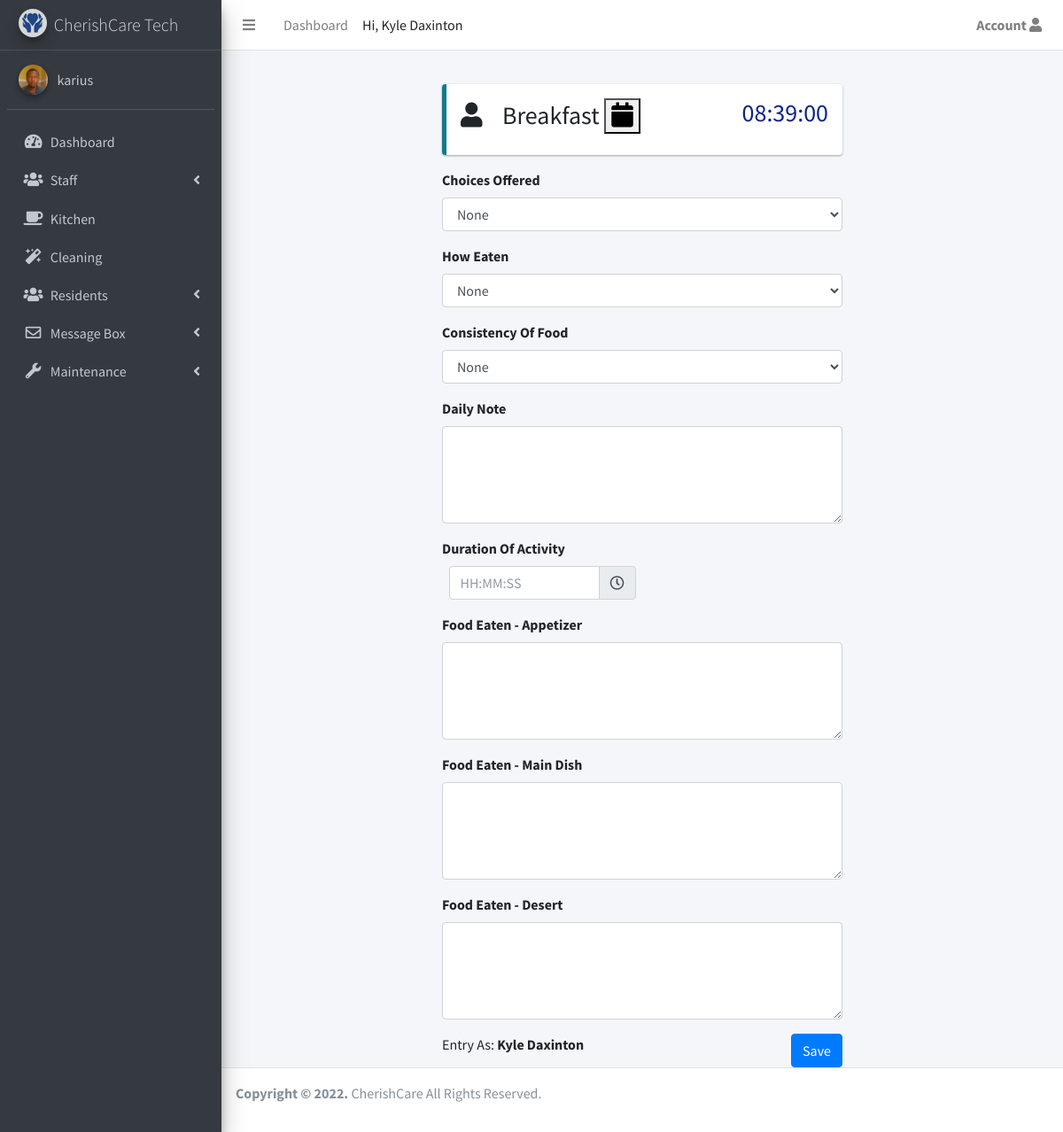
Page /admin/timeline/11/1 (signed in) on the committed database.
### app/models.py (models this page shows, shortened)
class User(UserMixin, db.Model):
    __tablename__ = 'User'
    __table_args__ = {
        'extend_existing': True
    }
    id = db.Column(db.Integer, primary_key=True)
    name = db.Column(db.String(64))
    username = db.Column(db.String(64), unique=True, index=True)
    role_id = db.Column(db.Integer, db.ForeignKey('roles.id'))
    email = db.Column(db.String(64), unique=True, index=True)
    password_hash = db.Column(db.String(128))
    cleaner = db.relationship('Cleaning', backref='cleaner', foreign_keys='Cleaning.cleaned_by')
    repairs_reported = db.relationship('Maintenance', backref='reporter', foreign_keys='Maintenance.reported_by')
    timeline_entry = db.relationship('Timeline', backref='user_entry', foreign_keys='Timeline.user_entry_id')
    med_issue = db.relationship('Medication', backref='med_issuer_staff', foreign_keys='Medication.med_issuer')
    confirmed = db.Column(db.Boolean, default=True)
    active = db.Column(db.Boolean, default=True)
    created_at = db.Column(db.DateTime, server_default=db.func.now())
    last_seen = db.Column(db.DateTime, server_default=db.func.now())
    profile_photo = db.Column(db.String(64), default='avatar.png')
    @property
    def password(self):
        raise AttributeError('Password is not readable')
    def can(self, perm):
        return self.role is not None and self.role.has_permission(perm)
    def is_administrator(self):
        return self.can(Permission.ADMIN)

class ActivityGroup(db.Model):
    __tablename__ = 'act_group'
    __table_args__ = {
        'extend_existing': True
    }
    id = db.Column(db.Integer, primary_key=True)
    group_name = db.Column(db.String(64))
    time = db.Column(db.String(64))

class Activity(db.Model):
    __tablename__ = 'activity'
    __table_args__ = {
        'extend_existing': True
    }
    id = db.Column(db.Integer, primary_key=True)
    act_name = db.Column(db.String(64))
    selection_type = db.Column(db.String(64))
    options = db.Column(db.String(1024), default="")
    act_group = db.relationship('ActivityGroup',
    secondary=hasAct,
    backref=db.backref('activity', lazy='dynamic'),
    lazy='dynamic')

### app/admin/routes.py (the view, shortened to what this page needs)
@admin.route('/timeline/<group_id>/<resident_id>', methods=['GET', 'POST'])
@login_required
def timeline(group_id, resident_id):
    group =  ActivityGroup.query.get(group_id)
    resident = Resident.query.get(resident_id)
    timeline_today = Timeline.query.filter(Timeline.date==datetime.date(datetime.now()),
                    Timeline.activity_group_id==group_id, Timeline.resident_id==resident_id).first()
    return render_template('admin/pages/residents/timeline.html', user=current_user, resident=resident, group=group, entry_timeline=timeline_today)

### app/auth/routes.py (called while the page is built)
@auth.before_app_request
def before_request():
    if current_user.is_authenticated \
            and not current_user.confirmed \
            and request.endpoint \
            and request.blueprint != 'auth' \
            and request.blueprint != 'main' \
            and request.endpoint != 'static':
        return redirect(url_for('auth.unconfirmed'))

### app/models.py (called while the page is built)
@login_manager.user_loader
def load_user(user_id):
    return User.query.get(int(user_id))

    def has_permission(self, perm):
        return self.permissions & perm == perm

### app/templates/admin/pages/residents/timeline.html (shortened to what this page needs)
{% extends 'admin_base.html'%}
{% import "macros.html" as macros %}
{%block css %}
<link rel="stylesheet" href="https://code.ionicframework.com/ionicons/2.0.1/css/ionicons.min.css')}}">
<link rel="stylesheet" href="{{url_for('static', filename='plugins/fontawesome-free/css/all.min.css')}}">
<link rel="stylesheet" href="{{url_for('static' , filename='dist/css/adminlte.min.css')}}">
{%endblock%}
{%block main_content %}
<section class="content">
    <div class="row">
        <div class="col-sm-3"></div>
        <div class="col-sm-6">
            <div class="callout callout-info">
                <h3><i class="fas fa-user"></i> &nbsp;&nbsp;&nbsp;{{group.group_name}}
                    <button id="datepick"><i class="fa fa-calendar"></i></button>
                    <span id="clock" class="float-right" style="color: rgb(13, 35, 138);"></span>
                </h3>
            </div>
            {%if group.activity.all()|count==0%}
            <h5>No Activity Yet in {{group.group_name}}</h5>
            {%else%}
            {%if entry_timeline%}
            {% set actions=entry_timeline.action.split('|')%}
            <form action="{{url_for('.timeline', group_id=group.id, resident_id=resident.id)}}" method="post">
                <input type="text" name="dob" id="dob" value="{%if entry_date%}{{entry_date}}{%endif%}" hidden>
                <input type="text" name="decoy_dob" value="yes" hidden>
                {%for activity in group.activity.all()%}
                <label for="">{{activity.act_name}}</label>
                {% set action=actions[loop.index0]%}
                {%if activity.selection_type=="select"%}
                <div class="form-group ">
                    <select class="form-control" name="act_name" id="act_name">
                        {%for option in activity.options.split("|")%}
                        <option value="{{option}}" {%if option==action %}selected="selected" {%endif%}>{{option}}
                        </option>
                        {%endfor%}
                    </select>
                </div>
                {%elif activity.selection_type=="checkbox"%}
                <div class="form-group">
                    <div class="form-check">
                        <input class="form-check-input" type="checkbox" name="act_name" id="act_name">
                        <label class="form-check-label">{{activity.act_name}}</label>
                    </div>
                </div>
                {%elif activity.selection_type=="duration"%}
                <div class="form-group col-md-6">
                    <div class="input-group date" id="duration_timepicker" data-target-input="nearest">
                        <input type="text" class="form-control datetimepicker-input" placeholder="HH:MM:SS"
                            name="act_name" data-target="#duration_timepicker" value="{{action}}" required />
                        <div class="input-group-append" data-target="#duration_timepicker" data-toggle="datetimepicker">
                            <div class="input-group-text"><i class="far fa-clock"></i></div>
                        </div>
                    </div>
                </div>
                {%else%}
                <div class="form-group">
                    <textarea class="form-control" name="act_name" id="act_name" rows="4" required>{{action}}</textarea>
                </div>
                {%endif%}
                {%endfor%}
                <div class="form-group">
                    <input type="submit" class="btn btn-primary float-right" value="Save">
                </div>
                <div class="info">Last Entry by: <b>{{entry_timeline.user_entry.name}}</b></div>
                <div class="info">Update As: <b>{{user.name}}</b></div>
            </form>
            {%else%}
            <form action="{{url_for('.timeline', group_id=group.id, resident_id=resident.id)}}" method="post">
                {%for activity in group.activity.all()%}
                <label for="">{{activity.act_name}}</label>
                {%if activity.selection_type=="select"%}
                <div class="form-group ">
                    <select class="form-control" name="act_name" id="act_name">
                        {%for option in activity.options.split("|")%}
                        <option value="{{option}}" >{{option}}
                        </option>
                        {%endfor%}
                    </select>
                </div>
                {%elif activity.selection_type=="duration"%}
                <div class="form-group col-md-6">
                    <div class="input-group date" id="duration_timepicker" data-target-input="nearest">
                        <input type="text" class="form-control datetimepicker-input" placeholder="HH:MM:SS"
                            name="act_name" data-target="#duration_timepicker" required />
                        <div class="input-group-append" data-target="#duration_timepicker" data-toggle="datetimepicker">
                            <div class="input-group-text"><i class="far fa-clock"></i></div>
                        </div>
                    </div>
                </div>
                {%else%}
                <div class="form-group">
                    <textarea class="form-control" name="act_name" id="act_name" rows="4" required></textarea>
                </div>
                {%endif%}
                {%endfor%}
                <div class="form-group">
                    <input type="submit" class="btn btn-primary float-right" value="Save">
                </div>
                <div class="info">Entry As: <b>{{user.name}}</b></div>
            </form>
            {%endif%}
            {%endif%}
        </div>
        <div class="col-sm-3"></div>
    </div>
</section>
{%endblock%}

### app/templates/admin_base.html (shortened to what this page needs)
<!DOCTYPE html>
<html>
<head>
  <link rel="stylesheet" href="{{url_for('static' , filename='plugins/fontawesome-free-5/css/all.css')}}">
  <link rel="stylesheet"
    href="{{url_for('static', filename='plugins/overlayScrollbars/css/OverlayScrollbars.min.css')}}">
    <link rel="stylesheet" href="{{url_for('static', filename='plugins/datatables-bs4/css/dataTables.bootstrap4.min.css')}}">
    <link rel="stylesheet"
    href="{{url_for('static', filename='plugins/datatables-responsive/css/responsive.bootstrap4.min.css')}}">
  <link rel="stylesheet" href="{{url_for('static', filename='plugins/daterangepicker/daterangepicker.css')}}">
  <link rel="stylesheet"
    href="{{url_for('static', filename='plugins/tempusdominus-bootstrap-4/css/tempusdominus-bootstrap-4.min.css')}}">
   <link rel="stylesheet" href="{{url_for('static' , filename='dist/css/preloader.css')}}">
  {%block css %}{%endblock%}
</head>
<body class="hold-transition sidebar-mini">
  <div class="wrapper">
    <nav class="main-header navbar navbar-expand navbar-white navbar-light">
      <ul class="navbar-nav">
        <li class="nav-item">
          <a class="nav-link" data-widget="pushmenu" href="#" role="button"><i class="fas fa-bars"></i></a>
        </li>
        {%if user.is_administrator()%}
        <li class="nav-item d-none d-sm-inline-block">
          <a href="{{url_for('admin.index')}}" class="nav-link">Dashboard</a>
        </li>
        {%endif%}
      </ul>
      <span> Hi, {{user.name}}
      </span>
      <ul class="navbar-nav ml-auto">
        <li class="nav-item dropdown">
          <a class="nav-link" data-toggle="dropdown" href="#">
            <b>Account</b> <i class="fas fa-user"></i>
          </a>
        </li>
      </ul>
    </nav>
    <aside class="main-sidebar sidebar-dark-primary elevation-4">
      {%if user.is_administrator()%}
      <a href="{{url_for('admin.index')}}" class="brand-link">
      {%else%}
      <a href="{{url_for('admin.view_residents')}}" class="brand-link">
        {%endif%}
        <img src="{{url_for('static', filename='assets/img/favicon.png')}}" alt="CherishCare Logo"
          class="brand-image img-circle elevation-3" style="opacity: .8">
        <span class="brand-text font-weight-light">CherishCare Tech</span>
      </a>
      <div class="sidebar">
        <div class="user-panel mt-3 pb-3 mb-3 d-flex">
          <div class="image">
            <a href="#">
              <img src="{{url_for('static', filename='uploads/')}}{{user.profile_photo}}"
                onclick="document.getElementById('photo').click()" class="img-circle elevation-2" alt="User Image">
            </a>
          </div>
          <div class="info">
            <a href="#" class="d-block">{{user.username}}</a>
          </div>
        </div>
        <nav class="mt-2">
          <ul class="nav nav-pills nav-sidebar flex-column" data-widget="treeview" role="menu" data-accordion="false">
            {%if user.is_administrator()%}
            <li class="nav-item">
              <a href="{{url_for('admin.index')}}" class="nav-link">
                <i class="nav-icon fas fa-tachometer-alt"></i>
                <p>Dashboard</p>
              </a>
            </li>
            <li class="nav-item has-treeview">
              <a href="#" class="nav-link">
                <i class="nav-icon fas fa-users"></i>
                <p>
                  Staff
                  <i class="fas fa-angle-left right"></i>
                </p>
              </a>
            </li>
            {%endif%}
            {%if user.is_administrator() or user.role.name=="Kitchen Staff"%}
            <li class="nav-item">
              <a href="{{url_for('admin.kitchen')}}" class="nav-link">
                <i class="nav-icon fas fa-coffee"></i>
                <p>Kitchen</p>
              </a>
            </li>
            {%endif%}
            {%if user.is_administrator() or user.role.name=="Cleaning Staff"%}
            <li class="nav-item">
              <a href="{{url_for('admin.cleaning')}}" class="nav-link">
                <i class="nav-icon fas fa-magic"></i>
                <p>Cleaning</p>
              </a>
            </li>
            {%endif%}
            {%if user.is_administrator() %}
            <li class="nav-item has-treeview">
              <a href="#" class="nav-link">
                <i class="nav-icon fas fa-users"></i>
                <p>
                  Residents
                  <i class="fas fa-angle-left right"></i>
                </p>
              </a>
            </li>
            {%endif%}
            <li class="nav-item has-treeview">
              <a href="#" class="nav-link">
                <i class="nav-icon far fa-envelope"></i>
                <p>
                  Message Box
                  <i class="fas fa-angle-left right"></i>
                </p>
              </a>
            </li>
            {%if user.is_administrator() or user.role.name=="Maintenance Staff"%}
            <li class="nav-item has-treeview">
              <a href="#" class="nav-link">
                <i class="nav-icon fas fa-wrench"></i>
                <p>
                  Maintenance
                  <i class="fas fa-angle-left right"></i>
                </p>
              </a>
            </li>
            {%endif%}
          </ul>
        </nav>
      </div>
    </aside>
    <div class="content-wrapper">
      <section class="content-header">
      </section>
      <section class="content">
        <div class="container-fluid">
          {%block main_content %} {%endblock%}
        </div>
      </section>
    </div>
    <footer class="main-footer no-print">
      <p>
        <strong>Copyright &copy
          <script> document.write(new Date().getFullYear())</script>.
        </strong>
        CherishCare All Rights Reserved.
      </p>
    </footer>
</body>
</html>

### rows in the picture
User: name "Kyle Daxinton", profile_photo (picture), username "karius"
ActivityGroup: group_name "Breakfast"
Activity: act_name "Choices Offered", act_name "None"
Activity: act_name "How Eaten", act_name "None"
Activity: act_name "Consistency Of Food", act_name "None"
Activity: act_name "Daily Note"
Activity: act_name "Duration Of Activity"
Activity: act_name "Food Eaten - Appetizer"
Activity: act_name "Food Eaten - Main Dish"
Activity: act_name "Food Eaten - Desert"
